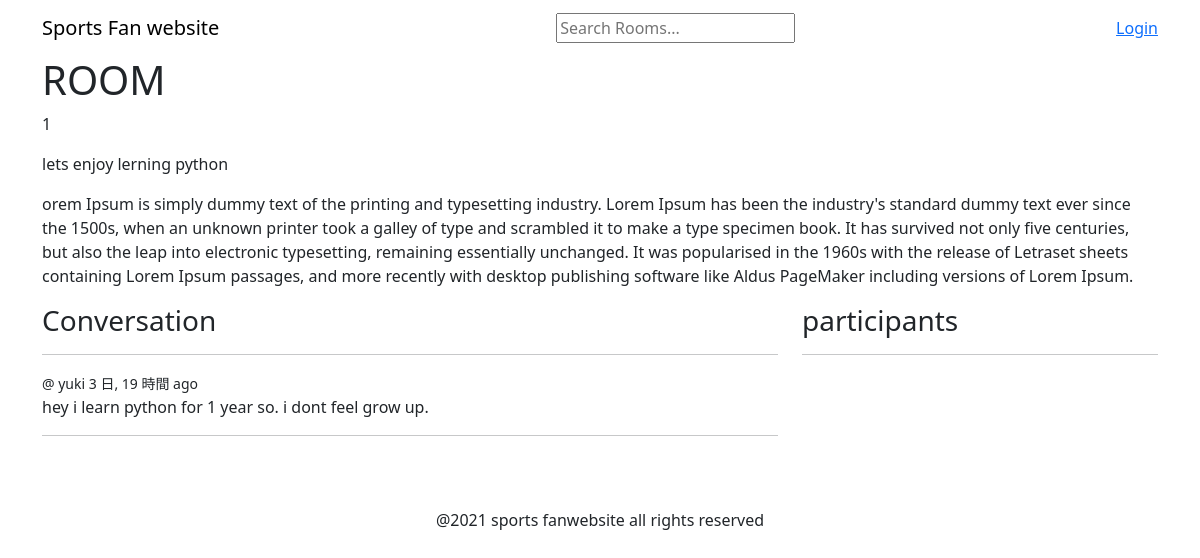
The page /room/1/ on the database its author committed.
### base/models.py (models this page shows, shortened)
class Room(models.Model):
    host = models.ForeignKey(User, on_delete=models.SET_NULL, null=True)
    topic = models.ForeignKey(Topic, on_delete=models.SET_NULL, null=True)
    name = models.CharField(max_length=200)
    description = models.TextField(null=True, blank=True)
    participants =models.ManyToManyField(User, related_name='participants', blank=True)
    updated = models.DateTimeField(auto_now=True)
    created = models.DateTimeField(auto_now_add=True)
    class Meta:
        ordering = ['-updated', '-created']

class Message(models.Model):
    user = models.ForeignKey(User, on_delete=models.CASCADE)
    room = models.ForeignKey(Room, on_delete=models.CASCADE)
    body = models.TextField()
    updated = models.DateTimeField(auto_now=True)
    created = models.DateTimeField(auto_now_add=True)

### base/views.py (the view, shortened to what this page needs)
# urls.py: path('room/<str:pk>/', views.room, name="room"),
def room(request, pk):
    room = Room.objects.get(id=pk)
    room_messages = room.message_set.all().order_by('-created')
    participants = room.participants.all()
    context = {
        'room': room,
        'room_messages': room_messages,
        'participants': participants
    }
    return render(request, 'base/room.html', context)

### templates/base/room.html (shortened to what this page needs)
{% extends 'base/base.html' %}
{% block main %}
<div class="container">
    <h1>ROOM</h1>
    <p> {{ room.id }}</p>
    <p> {{ room.name }}</p>
    <p> {{ room.description }}</p>
    <div class="row">
        <div class="col-8">
            <div class="comment-wrapper">
                <h3>Conversation</h3>
                <hr>
                {% for message in room_messages %}
                    <div>
                            <small>@ {{message.user}} {{ message.created|timesince }} ago</small>
                            <p> {{ message.body }}</p>
                            <hr>
                    </div>
                {% endfor %}
            </div>
        </div>
        <div class="col-4">
            <div class="participants-wrapper">
                <h3>participants</h3>
                <hr>
            </div>
        </div>
    </div>
</div>
{% endblock main %}

### rows shown on the page
Room: id "1", name "lets enjoy lerning python", description "orem Ipsum is simply dummy text of the printing and typesetting industry. Lorem Ipsum has been the industry's standard dummy text ever since the 1500s, when an unknown printer took a galley of type and scrambled it to make a type specimen book. It has survived not only five centuries, but also the leap into electronic typesetting, remaining essentially unchanged. It was popularised in the 1960s with the release of Letraset sheets containing Lorem Ipsum passages, and more recently with desktop publishing software like Aldus PageMaker including versions of Lorem Ipsum."
Message: user "yuki", created "3 日, 19 時間", body "hey i learn python for 1 year so. i dont feel grow up."
